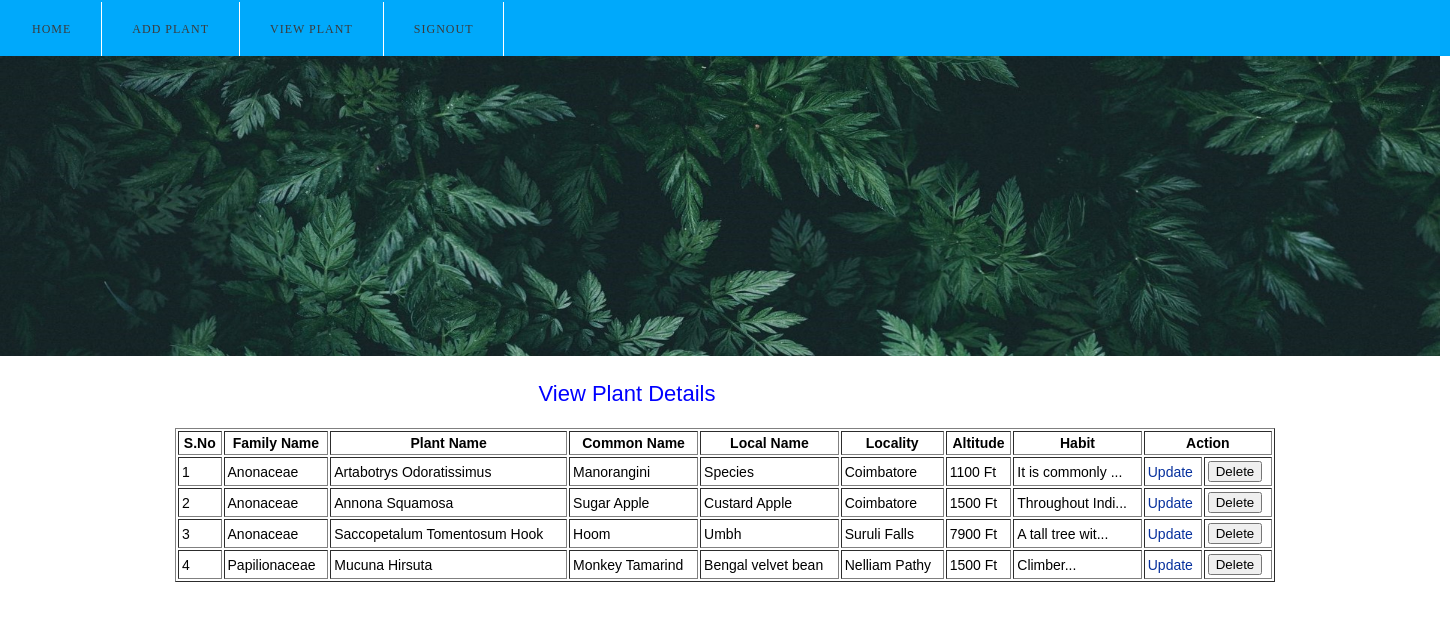
The app's page /view_plant_details.php (signed in) with its own data.
### tables this page shows
CREATE TABLE `tblplant_details` (
  `id` int(11) NOT NULL,
  `family_name` varchar(50) NOT NULL,
  `plant_name` varchar(50) NOT NULL,
  `herbarium_img` varchar(100) NOT NULL,
  `original_img` varchar(100) NOT NULL,
  `common_name` varchar(50) NOT NULL,
  `local_name` varchar(50) NOT NULL,
  `locality` varchar(50) NOT NULL,
  `altitude` varchar(50) NOT NULL,
  `habit` varchar(500) NOT NULL,
  `descr` varchar(500) NOT NULL,
  `uses` varchar(500) NOT NULL,
  `upload_date` datetime NOT NULL DEFAULT CURRENT_TIMESTAMP
);

### view_plant_details.php (the view, shortened to what this page needs)
<?php
include("connection.php");
?>
<?php
  $q = "SELECT * FROM tblplant_details";
  $re = mysql_query($q, $con) or die(mysql_error());
  $no = mysql_num_rows($re);
?>
<!DOCTYPE html PUBLIC "-//W3C//DTD XHTML 1.0 Strict//EN" "http://www.w3.org/TR/xhtml1/DTD/xhtml1-strict.dtd">
<html xmlns="http://www.w3.org/1999/xhtml">
<head>
<link href="style.css" rel="stylesheet" type="text/css" media="screen" />
</head>
<body>
<div id="menu-wrapper">
	<div id="menu">
		<ul>
      <li><a href="admin_home.php">Home</a></li>
			<li><a href="upload_plant.php">Add Plant</a></li>
			<li><a href="view_plant_details.php">View Plant</a></li>
      <li><a href="index.php">Signout</a></li>
		</ul>
	</div>
</div>
<div id="banner"><img src="images/banner1.jpg" width="1440" height="300" alt="" /></div>
<div id="wrapper">
	<div id="page">
		<div id="page-bgtop">
			<div id="page-bgbtm">
			  <div align="center">
			    <form id="form1" method="post">
			      <div id="apDiv1" style="color:#00F;font-family:'Lucida Sans Unicode', 'Lucida Grande', sans-serif;font-size:22px">View Plant Details </div>
                  <p>&nbsp;</p>
    <table width="1100" border="1" cellpadding="3">
    <?php
    if($no>0)
    {
    ?>
        <tr>
            <th> S.No </th>
            <th> Family Name </th>
            <th> Plant Name </th>
            <th> Common Name </th>
            <th> Local Name </th>
            <th> Locality </th>
            <th> Altitude </th>
            <th> Habit </th>
            <th colspan="2"> Action </th>
        </tr>
    <?php
    $sno=1;
    while($row = mysql_fetch_assoc($re))
    {
    ?>
        <tr id="<?php echo $row['id']; ?>">
            <td><?php echo $sno++; ?></td>
            <td><?php echo $row['family_name'];?></td>
            <td> <?php echo $row['plant_name'];?> </td>
            <td> <?php echo $row['common_name'];?> </td>
            <td> <?php echo $row['local_name'];?> </td>
            <td> <?php echo $row['locality'];?> </td>
            <td> <?php echo $row['altitude'];?> </td>
            <td> <?php echo substr($row['habit'],0,15).'...';?> </td>
            <td> <?php echo "<a href=update_plant_details.php?id=".$row['id'] .">Update </a>";?> </td>
            <td> <button class="btn btn-danger btn-sm remove">Delete</button> </td>
        </tr>
  <?php
    }
    }
  ?>
</table>
		        </form>
			  </div>
			</div>
		</div>
	</div>
</div>
</body>
</html>

### style.css (style rules this page uses)
body { margin: 0; padding: 0; background: #FFFFFF; font-family:Verdana, Geneva, sans-serif; font-weight:normal; font-size: 14px; color: #000; }
p, ul, ol { margin-top: 0; line-height: 180%; }
a { text-decoration: none; color: #06309D; }
#menu-wrapper { overflow: hidden; height: 56px; background:#00A9FB; }
#menu { width: 100%; height: 55px; margin: 0px auto; padding: 2px; }
#menu ul { margin: 0; padding: 0px; list-style: none; line-height: normal; }
#menu li { float: left; border-right: 1px solid #FFFFFF; }
#menu a { display: block; letter-spacing: 1px; line-height: 55px; padding: 0px 30px; text-decoration: none; text-align: center; text-transform: uppercase; font-family: 'Arvo', serif; font-size: 12px; font-weight: normal; color: #3B3B3B; border: none; }
#page { overflow: hidden; width: 1200px; margin: 0px auto; padding: 30px 0px; background-color: #FFFFFF; }
#banner { width: 1250px; }

### records on screen
tblplant_details: family_name "Anonaceae", plant_name "Artabotrys Odoratissimus", common_name "Manorangini", local_name "Species", locality "Coimbatore", altitude "1100 Ft", habit "It is commonly"
tblplant_details: family_name "Anonaceae", plant_name "Annona Squamosa", common_name "Sugar Apple", local_name "Custard Apple", locality "Coimbatore", altitude "1500 Ft", habit "Throughout Indi"
tblplant_details: family_name "Anonaceae", plant_name "Saccopetalum Tomentosum Hook", common_name "Hoom", local_name "Umbh", locality "Suruli Falls", altitude "7900 Ft", habit "A tall tree wit"
tblplant_details: family_name "Papilionaceae", plant_name "Mucuna Hirsuta", common_name "Monkey Tamarind", local_name "Bengal velvet bean", locality "Nelliam Pathy", altitude "1500 Ft", habit "Climber"
